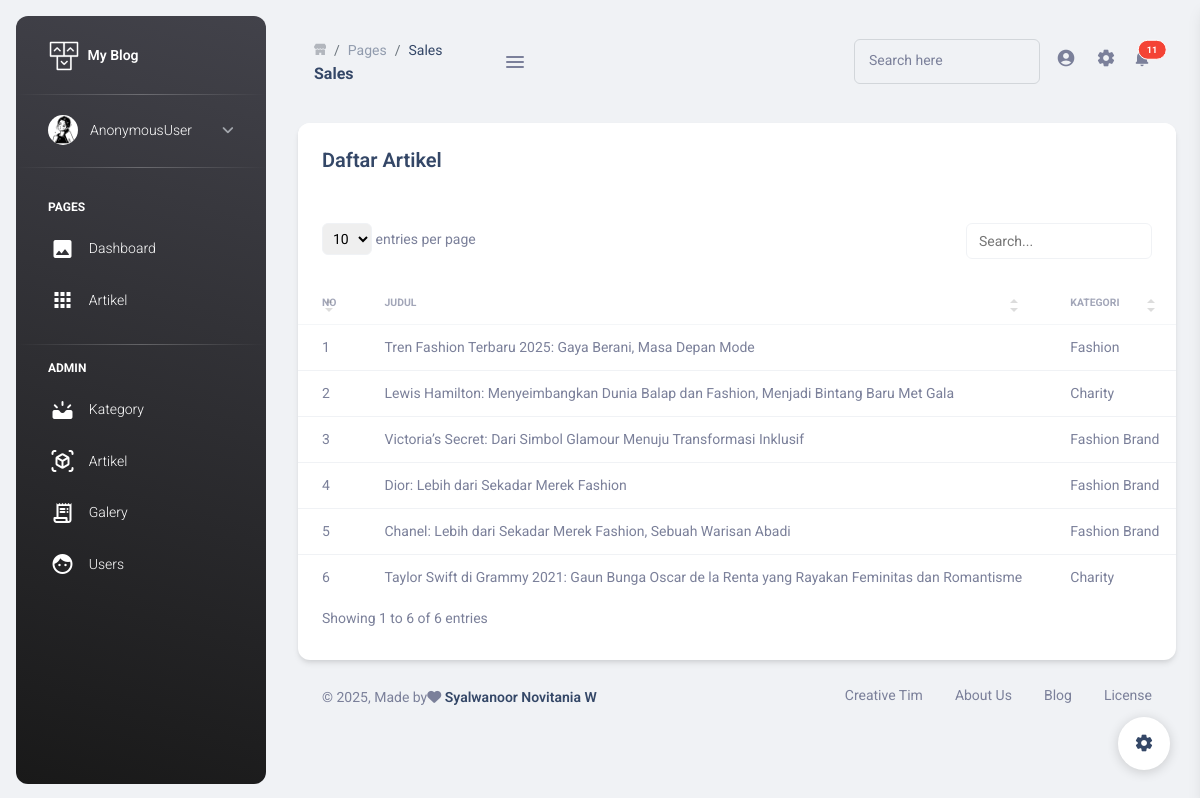
/artikel_list, run on the app's committed database.
### artikel/models.py (models this page shows, shortened)
class ArtikelBlog(models.Model):
    kategori = models.ForeignKey(Kategori, on_delete=models.CASCADE)
    judul = models.CharField(max_length=200)
    isi = CKEditor5Field('Konten', config_name='default')
    gambar = models.ImageField(upload_to='gambar_artikel/', null=True, blank=True)
    created_at = models.DateTimeField(auto_now_add=True)
    created_by = models.ForeignKey(User, on_delete=models.CASCADE)
    status = models.BooleanField(default=True)

class Kategori(models.Model):
    nama = models.CharField(max_length=100)
    created_at = models.DateTimeField(auto_now_add=True)
    created_by = models.ForeignKey(User, on_delete=models.CASCADE)
    def __str__(self):
        return self.nama

### artikel/views.py (the view)
# urls.py: path('artikel_list', views.artikel_list, name='artikel_list'),
def artikel_list(request):
    artikel = ArtikelBlog.objects.all()
    return render(request, "dashboard/artikel_list.html", {
        "title": "Selamat Datang",
        "artikel": artikel
    })

### artikel/templates/dashboard/artikel_list.html (shortened to what this page needs)
{% extends 'dashboard/base.html' %}
{% load static %}
{% block content %}
<div class="col-12">
  <div class="card">
    <div class="card-header">
      <h5 class="mb-0">Daftar Artikel
      </h5>
    </div>
    <div class="table-responsive">
      <table class="table table-flush" id="datatable-search">
        <thead class="thead-light">
          <tr>
            <th>No</th>
            <th>Judul</th>
            <th>Kategori</th>
          </tr>
        </thead>
        <tbody>
          {% for artikel in artikel %}
<tr>
  <td class="text-sm font-weight-normal">{{ forloop.counter }}</td>
  <td class="text-sm font-weight-normal">{{ artikel.judul }}</td>
  <td class="text-sm font-weight-normal">{{ artikel.kategori }}</td>
</tr>
{% endfor %}
        </tbody>
      </table>
    </div>
  </div>
</div>
{% endblock content %}

### data on the page
ArtikelBlog: judul "Tren Fashion Terbaru 2025: Gaya Berani, Masa Depan Mode", kategori "Fashion"
ArtikelBlog: judul "Lewis Hamilton: Menyeimbangkan Dunia Balap dan Fashion, Menjadi Bintang Baru Met Gala", kategori "Charity"
ArtikelBlog: judul "Victoria’s Secret: Dari Simbol Glamour Menuju Transformasi Inklusif", kategori "Fashion Brand"
ArtikelBlog: judul "Dior: Lebih dari Sekadar Merek Fashion", kategori "Fashion Brand"
ArtikelBlog: judul "Chanel: Lebih dari Sekadar Merek Fashion, Sebuah Warisan Abadi", kategori "Fashion Brand"
ArtikelBlog: judul "Taylor Swift di Grammy 2021: Gaun Bunga Oscar de la Renta yang Rayakan Feminitas dan Romantisme", kategori "Charity"

### other printed values
{{ user }} "AnonymousUser"
